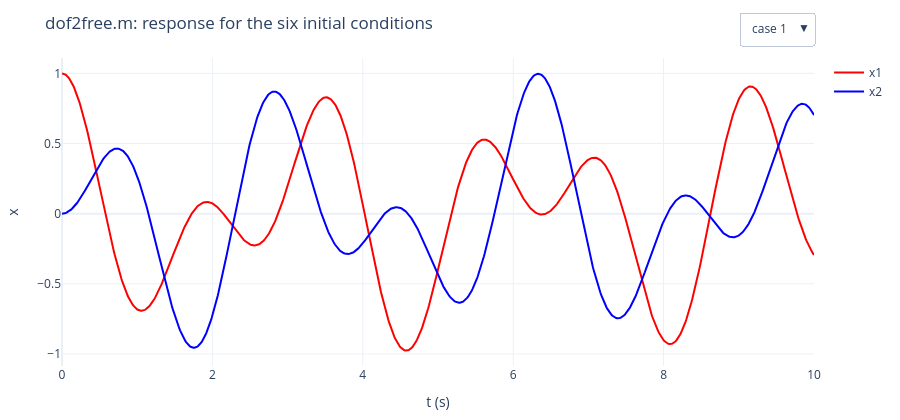

Write notebook code for a chart like this one.
### Markdown cell above
六個案例一起看（下拉選單切換）：

### Code cell
fig = go.Figure()
for n in cases:
    fig.add_trace(go.Scatter(x=t, y=results[n][0][0], name="x1", line=dict(color="red"), visible=(n == 1)))
    fig.add_trace(go.Scatter(x=t, y=results[n][0][1], name="x2", line=dict(color="blue"), visible=(n == 1)))
fig.update_layout(updatemenus=[dict(x=1.0, y=1.15, buttons=[
    dict(label=f"case {n}", method="update", args=[{"visible": [j // 2 == n - 1 for j in range(12)]}]) for n in cases])])
show(fig, "dof2free.m: response for the six initial conditions")

### Figure 1 — Plotly figure (JSON) as saved in the notebook; plotly's stock layout.template omitted (floating-point values rounded to 4 significant figures; data arrays with more than 128 entries replaced by an {"elided": "..."} marker saying what was removed)
{"data": [{"line": {"color": "red"}, "name": "x1", "type": "scatter", "visible": true, "x": {"elided": "1001 float values"}, "y": {"elided": "1001 float values"}}, {"line": {"color": "blue"}, "name": "x2", "type": "scatter", "visible": true, "x": {"elided": "1001 float values"}, "y": {"elided": "1001 float values"}}, {"line": {"color": "red"}, "name": "x1", "type": "scatter", "visible": false, "x": {"elided": "1001 float values"}, "y": {"elided": "1001 float values"}}, {"line": {"color": "blue"}, "name": "x2", "type": "scatter", "visible": false, "x": {"elided": "1001 float values"}, "y": {"elided": "1001 float values"}}, {"line": {"color": "red"}, "name": "x1", "type": "scatter", "visible": false, "x": {"elided": "1001 float values"}, "y": {"elided": "1001 float values"}}, {"line": {"color": "blue"}, "name": "x2", "type": "scatter", "visible": false, "x": {"elided": "1001 float values"}, "y": {"elided": "1001 float values"}}, {"line": {"color": "red"}, "name": "x1", "type": "scatter", "visible": false, "x": {"elided": "1001 float values"}, "y": {"elided": "1001 float values"}}, {"line": {"color": "blue"}, "name": "x2", "type": "scatter", "visible": false, "x": {"elided": "1001 float values"}, "y": {"elided": "1001 float values"}}, {"line": {"color": "red"}, "name": "x1", "type": "scatter", "visible": false, "x": {"elided": "1001 float values"}, "y": {"elided": "1001 float values"}}, {"line": {"color": "blue"}, "name": "x2", "type": "scatter", "visible": false, "x": {"elided": "1001 float values"}, "y": {"elided": "1001 float values"}}, {"line": {"color": "red"}, "name": "x1", "type": "scatter", "visible": false, "x": {"elided": "1001 float values"}, "y": {"elided": "1001 float values"}}, {"line": {"color": "blue"}, "name": "x2", "type": "scatter", "visible": false, "x": {"elided": "1001 float values"}, "y": {"elided": "1001 float values"}}], "layout": {"height": 420, "margin": {"b": 50, "l": 60, "r": 20, "t": 50}, "title": {"text": "dof2free.m: response for the six initial conditions"}, "updatemenus": [{"buttons": [{"args": [{"visible": [true, true, false, false, false, false, false, false, false, false, false, false]}], "label": "case 1", "method": "update"}, {"args": [{"visible": [false, false, true, true, false, false, false, false, false, false, false, false]}], "label": "case 2", "method": "update"}, {"args": [{"visible": [false, false, false, false, true, true, false, false, false, false, false, false]}], "label": "case 3", "method": "update"}, {"args": [{"visible": [false, false, false, false, false, false, true, true, false, false, false, false]}], "label": "case 4", "method": "update"}, {"args": [{"visible": [false, false, false, false, false, false, false, false, true, true, false, false]}], "label": "case 5", "method": "update"}, {"args": [{"visible": [false, false, false, false, false, false, false, false, false, false, true, true]}], "label": "case 6", "method": "update"}], "x": 1.0, "y": 1.15}], "xaxis": {"title": {"text": "t (s)"}}, "yaxis": {"title": {"text": "x"}}}}
